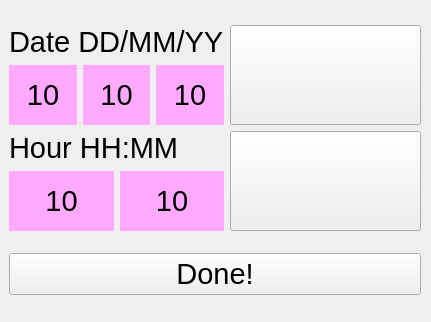
<?xml version="1.0" encoding="UTF-8"?>
<ui version="4.0">
 <class>RtcDialog</class>
 <widget class="QDialog" name="RtcDialog">
  <property name="geometry">
   <rect>
    <x>0</x>
    <y>0</y>
    <width>431</width>
    <height>322</height>
   </rect>
  </property>
  <property name="windowTitle">
   <string>Dialog</string>
  </property>
  <property name="styleSheet">
   <string notr="true"/>
  </property>
  <widget class="QWidget" name="verticalLayoutWidget">
   <property name="geometry">
    <rect>
     <x>9</x>
     <y>9</y>
     <width>412</width>
     <height>304</height>
    </rect>
   </property>
   <layout class="QVBoxLayout" name="verticalLayout">
    <item>
     <layout class="QHBoxLayout" name="horizontalLayout_4" stretch="0,0">
      <item>
       <layout class="QVBoxLayout" name="verticalLayout_3">
        <item>
         <layout class="QHBoxLayout" name="horizontalLayout_6">
          <item>
           <widget class="QLabel" name="label_2">
            <property name="font">
             <font>
              <pointsize>22</pointsize>
             </font>
            </property>
            <property name="text">
             <string>Date DD/MM/YY</string>
            </property>
           </widget>
          </item>
         </layout>
        </item>
        <item>
         <layout class="QHBoxLayout" name="horizontalLayout_3">
          <item>
           <widget class="QPushButton" name="dayButton">
            <property name="minimumSize">
             <size>
              <width>20</width>
              <height>60</height>
             </size>
            </property>
            <property name="font">
             <font>
              <pointsize>22</pointsize>
             </font>
            </property>
            <property name="styleSheet">
             <string notr="true">background-color: rgb(255, 170, 255);
border: 0px</string>
            </property>
            <property name="text">
             <string>10</string>
            </property>
           </widget>
          </item>
          <item>
           <widget class="QPushButton" name="monthButton">
            <property name="minimumSize">
             <size>
              <width>20</width>
              <height>60</height>
             </size>
            </property>
            <property name="font">
             <font>
              <pointsize>22</pointsize>
             </font>
            </property>
            <property name="styleSheet">
             <string notr="true">background-color: rgb(255, 170, 255);
border: 0px</string>
            </property>
            <property name="text">
             <string>10</string>
            </property>
           </widget>
          </item>
          <item>
           <widget class="QPushButton" name="yearButton">
            <property name="minimumSize">
             <size>
              <width>20</width>
              <height>60</height>
             </size>
            </property>
            <property name="font">
             <font>
              <pointsize>22</pointsize>
             </font>
            </property>
            <property name="styleSheet">
             <string notr="true">background-color: rgb(255, 170, 255);
border: 0px</string>
            </property>
            <property name="text">
             <string>10</string>
            </property>
           </widget>
          </item>
         </layout>
        </item>
        <item>
         <layout class="QHBoxLayout" name="horizontalLayout">
          <item>
           <widget class="QLabel" name="label">
            <property name="font">
             <font>
              <pointsize>22</pointsize>
             </font>
            </property>
            <property name="text">
             <string>Hour HH:MM</string>
            </property>
           </widget>
          </item>
         </layout>
        </item>
        <item>
         <layout class="QHBoxLayout" name="horizontalLayout_2">
          <item>
           <widget class="QPushButton" name="hourButton">
            <property name="minimumSize">
             <size>
              <width>20</width>
              <height>60</height>
             </size>
            </property>
            <property name="font">
             <font>
              <pointsize>22</pointsize>
             </font>
            </property>
            <property name="styleSheet">
             <string notr="true">background-color: rgb(255, 170, 255);
border: 0px</string>
            </property>
            <property name="text">
             <string>10</string>
            </property>
           </widget>
          </item>
          <item>
           <widget class="QPushButton" name="minuteButton">
            <property name="minimumSize">
             <size>
              <width>20</width>
              <height>60</height>
             </size>
            </property>
            <property name="font">
             <font>
              <pointsize>22</pointsize>
             </font>
            </property>
            <property name="styleSheet">
             <string notr="true">background-color: rgb(255, 170, 255);
border: 0px</string>
            </property>
            <property name="text">
             <string>10</string>
            </property>
           </widget>
          </item>
         </layout>
        </item>
       </layout>
      </item>
      <item>
       <layout class="QVBoxLayout" name="verticalLayout_2">
        <item>
         <widget class="QPushButton" name="UpButton">
          <property name="minimumSize">
           <size>
            <width>100</width>
            <height>100</height>
           </size>
          </property>
          <property name="text">
           <string/>
          </property>
          <property name="icon">
           <iconset resource="stretcher_res.qrc">
            <normaloff>:/imag/resources/arrow_up.png</normaloff>:/imag/resources/arrow_up.png</iconset>
          </property>
          <property name="iconSize">
           <size>
            <width>75</width>
            <height>75</height>
           </size>
          </property>
         </widget>
        </item>
        <item>
         <widget class="QPushButton" name="DwnButton">
          <property name="minimumSize">
           <size>
            <width>100</width>
            <height>100</height>
           </size>
          </property>
          <property name="text">
           <string/>
          </property>
          <property name="icon">
           <iconset resource="stretcher_res.qrc">
            <normaloff>:/imag/resources/arrow_down.png</normaloff>:/imag/resources/arrow_down.png</iconset>
          </property>
          <property name="iconSize">
           <size>
            <width>75</width>
            <height>75</height>
           </size>
          </property>
         </widget>
        </item>
       </layout>
      </item>
     </layout>
    </item>
    <item>
     <layout class="QHBoxLayout" name="horizontalLayout_5">
      <item>
       <widget class="QPushButton" name="doneButton">
        <property name="sizePolicy">
         <sizepolicy hsizetype="Minimum" vsizetype="Fixed">
          <horstretch>0</horstretch>
          <verstretch>0</verstretch>
         </sizepolicy>
        </property>
        <property name="font">
         <font>
          <pointsize>22</pointsize>
         </font>
        </property>
        <property name="text">
         <string>Done!</string>
        </property>
       </widget>
      </item>
     </layout>
    </item>
   </layout>
  </widget>
 </widget>
 <resources>
  <include location="stretcher_res.qrc"/>
 </resources>
 <connections/>
</ui>
